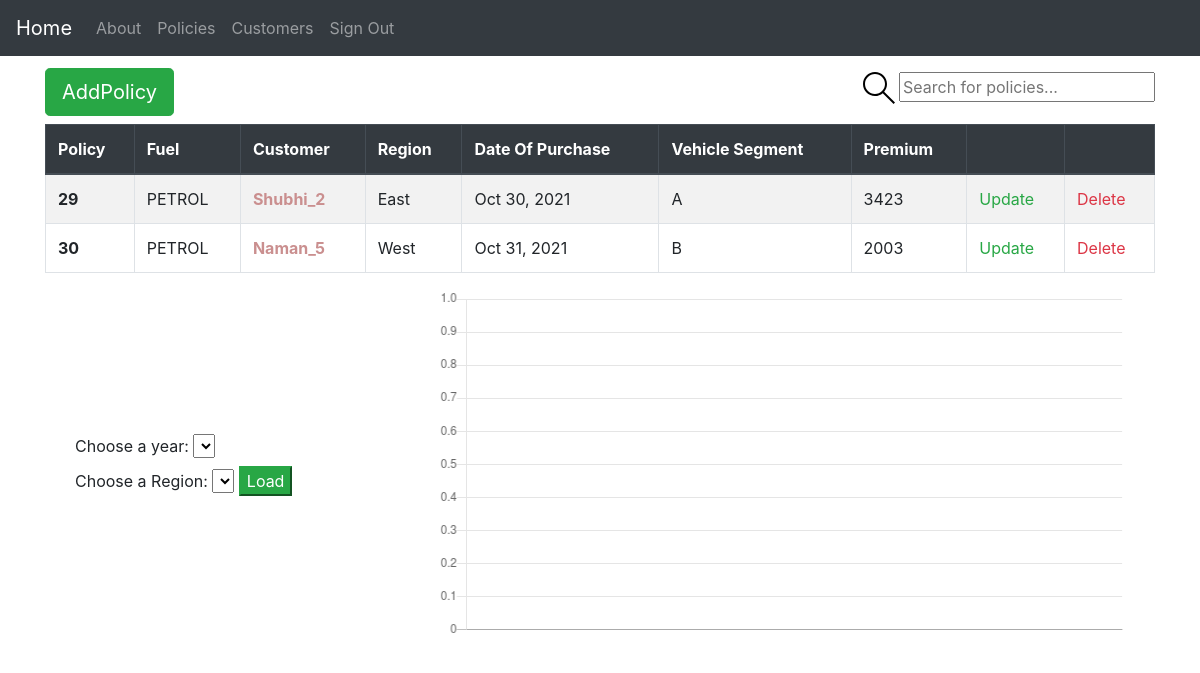
Page /policies/ (signed in) on the earlier database version.
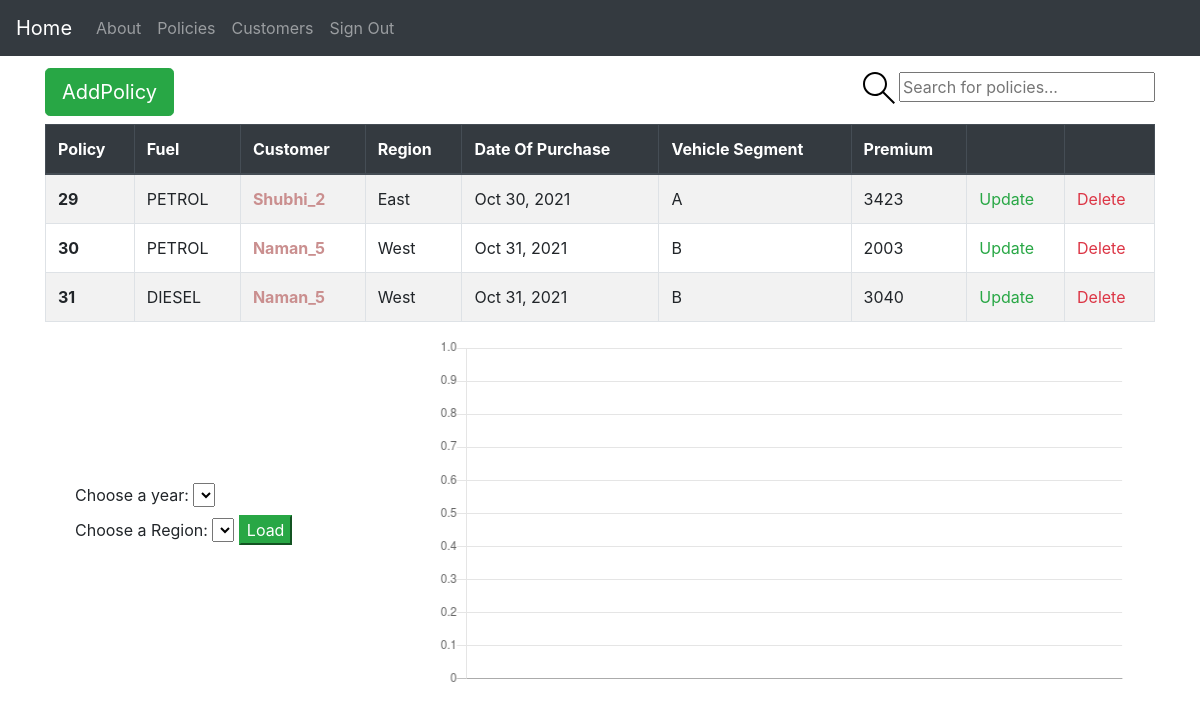
Same page on the later database version.
### insurance/base/models.py (models this page shows, shortened)
class BaseModel(models.Model):
    created_at = models.DateTimeField(auto_now_add=True)
    updated_at = models.DateTimeField(auto_now=True)
    class Meta:
        abstract = True

class Policy(BaseModel):
    FUEL_CHOICES = (
        ("CNG", "cng"),
        ("DIESEL", "diesel"),
        ("PETROL", "petrol"),
    )
    VEHICLE_SEGMENT = (
        ("A", "A"),
        ("B", "B"),
        ("C", "C"),
    )
    fuel = models.CharField(max_length=50, choices=FUEL_CHOICES)
    customer = models.ForeignKey(
        Customer, related_name="policies", on_delete=models.CASCADE
    )
    vehicle_segment = models.CharField(max_length=50, choices=VEHICLE_SEGMENT)
    premium = models.IntegerField(
        validators=[MinValueValidator(0), MaxValueValidator(100000)]
    )
    class Meta:
        verbose_name = "Policy"
        verbose_name_plural = "Policies"
        ordering = ("created_at",)

class Customer(BaseModel):
    GENDER_CHOICES = (
        ("Male", "Male"),
        ("Female", "Female"),
        ("Other", "Other"),
    )
    INCOME_CHOICES = (
        ("0-25k", "0-$25k"),
        (">$70", ">$70K"),
        ("$25-$70", "$25-$70K"),
    )
    REGION_CHOICES = (
        ("east", "east"),
        ("west", "west"),
        ("south", "south"),
        ("north", "north"),
    )
    name = models.CharField(max_length=50)
    gender = models.CharField(max_length=50, choices=GENDER_CHOICES)
    income_group = models.CharField(max_length=50, choices=INCOME_CHOICES)
    region = models.CharField(max_length=50, choices=REGION_CHOICES)
    marital_status = models.BooleanField(default=False)
    class Meta:
        verbose_name = "Customer"
        verbose_name_plural = "Customers"
    def __str__(self):
        return f"{self.name}_{self.id}"

### insurance/base/views.py (the view)
# urls.py: path("policies/", view=policy_view, name="policies"),
@login_required(login_url="account_login")
def policy_view(request):
    order_by = request.GET.get("order_by", "created_at")
    q = request.GET.get("q") if request.GET.get("q") is not None else ""
    policies = Policy.objects.filter(
        Q(id__icontains=q)
        | Q(customer__id__icontains=q)
        | Q(customer__name__icontains=q)
    ).order_by(order_by)
    context = {"policies": policies}
    return render(request, "policy/policies.html", context)

### insurance/utils/context_processors.py (called while the page is built)
def settings_context(_request):
    return {"DEBUG": settings.DEBUG}

### insurance/templates/policy/policies.html (shortened to what this page needs)
{% extends "base.html" %}
{% block content %}
<div class="header">
  <a href="{% url "base:createPolicy" %}" class="btn btn-success btn-lg my-2" role="button"
    aria-disabled="true">AddPolicy</a>
  {% if policies %}
  <form class="header__search" method="GET" action="{% url "base:policies" %}">
    <label>
      <input placeholder="Search for policies..." name="q" />
    </label>
  </form>
  {% endif %}
</div>
{% if policies %}
{% include "policy/policy_table.html" %}
{% include "charts/statistics.html" %}
{% endif %}
{% endblock content %}

### insurance/templates/policy/policy_table.html (shortened to what this page needs)
<table class="table table-bordered table-striped">
  <thead class="thead-dark">
    <tr>
      <th scope="col"><a href="?order_by=id">Policy</a></th>
      <th scope="col"><a href="?order_by=fuel">Fuel</a></th>
      <th scope="col"><a href="?order_by=customer">Customer</a></th>
      <th scope="col"><a href="#">Region</a></th>
      <th scope="col"><a href="?order_by=created_at">Date Of Purchase</a></th>
      <th scope="col"><a href="?order_by=vehicle_segment">Vehicle Segment</a></th>
      <th scope="col"><a href="?order_by=premium">Premium</a></th>
      <th scope="col"></th>
      <th scope="col"></th>
    </tr>
  </thead>
  <tbody>
    {% for policy in policies %}
    <tr>
      <th scope="row">{{ policy.id }}</th>
      <td>{{policy.fuel}}</td>
      <td class="font-weight-bold">
        <a href="{% url "base:customerDetail" policy.customer.id %}">
          {{policy.customer}}
        </a>
      </td>
      <td>{{policy.customer.region|title }}</td>
      <td>{{policy.created_at | date:"M d, Y" }}</td>
      <td>{{policy.vehicle_segment}}</td>
      <td>{{policy.premium}}</td>
      <td>
        <a href="{% url "base:updatePolicy" policy.id %}" class="text-success">Update</a>
      </td>
      <td>
        <a href="{% url "base:deletePolicy" policy.id %}" class="text-danger">Delete</a>
      </td>
    </tr>
    {% endfor %}
  </tbody>
</table>

Differences in the rows shown:
added Policy: id "31", fuel "DIESEL", customer "Naman_5", customer.region "West", created_at "Oct 31, 2021", vehicle_segment "B", premium "3040"
